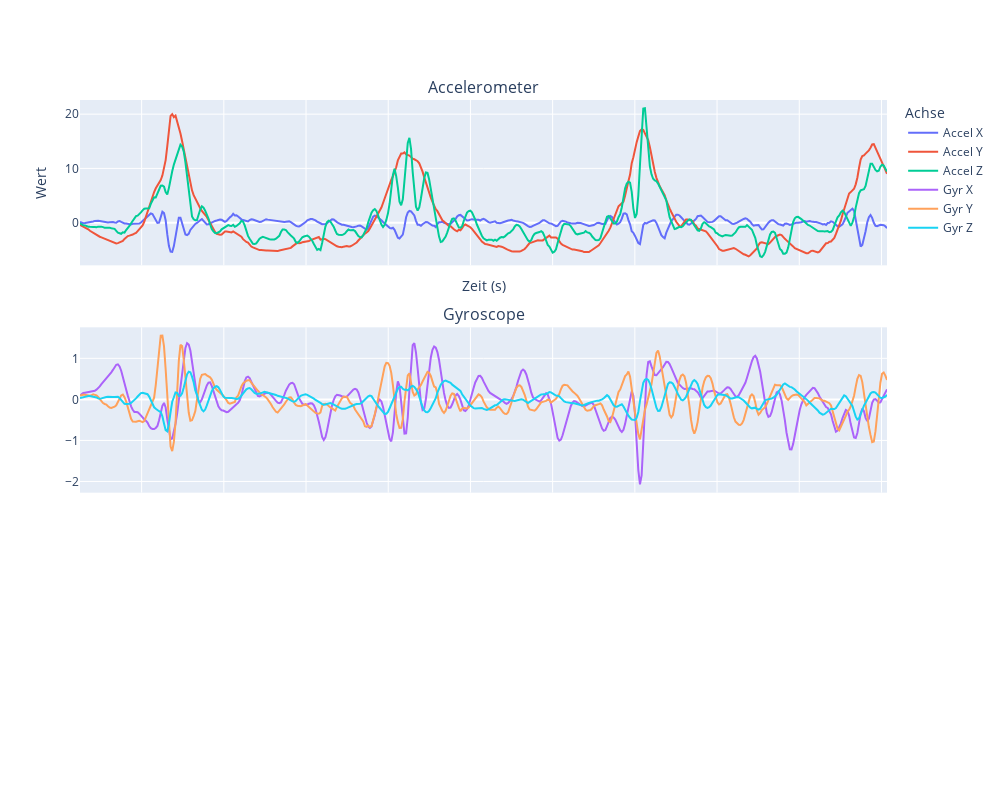

The notebook cell this image was saved under:
### Code cell
compare_acc_gyr(squat_acc,squat_gyr)

### Figure 1 — Plotly figure (JSON) as saved in the notebook; plotly's stock layout.template omitted (floating-point values rounded to 4 significant figures; data arrays with more than 128 entries replaced by an {"elided": "..."} marker saying what was removed)
{"data": [{"name": "Accel X", "type": "scatter", "x": {"elided": "491 float values"}, "y": {"elided": "491 float values"}}, {"name": "Accel Y", "type": "scatter", "x": {"elided": "491 float values"}, "y": {"elided": "491 float values"}}, {"name": "Accel Z", "type": "scatter", "x": {"elided": "491 float values"}, "y": {"elided": "491 float values"}}, {"marker": {"size": 4}, "name": "Gyr X", "type": "scatter", "x": {"elided": "491 float values"}, "xaxis": "x2", "y": {"elided": "491 float values"}, "yaxis": "y2"}, {"marker": {"size": 4}, "name": "Gyr Y", "type": "scatter", "x": {"elided": "491 float values"}, "xaxis": "x2", "y": {"elided": "491 float values"}, "yaxis": "y2"}, {"marker": {"size": 4}, "name": "Gyr Z", "type": "scatter", "x": {"elided": "491 float values"}, "xaxis": "x2", "y": {"elided": "491 float values"}, "yaxis": "y2"}], "layout": {"annotations": [{"font": {"size": 16}, "showarrow": false, "text": "Accelerometer", "x": 0.5, "xanchor": "center", "xref": "paper", "y": 1, "yanchor": "bottom", "yref": "paper"}, {"font": {"size": 16}, "showarrow": false, "text": "Gyroscope", "x": 0.5, "xanchor": "center", "xref": "paper", "y": 0.6333, "yanchor": "bottom", "yref": "paper"}], "height": 800, "legend": {"title": {"text": "Achse"}}, "width": 1000, "xaxis": {"anchor": "y", "domain": [0, 1], "matches": "x3", "showticklabels": false, "title": {"text": "Zeit (s)"}}, "xaxis2": {"anchor": "y2", "domain": [0, 1], "matches": "x3", "showticklabels": false}, "xaxis3": {"anchor": "y3", "domain": [0, 1]}, "yaxis": {"anchor": "x", "domain": [0.7333, 1], "title": {"text": "Wert"}}, "yaxis2": {"anchor": "x2", "domain": [0.3667, 0.6333]}, "yaxis3": {"anchor": "x3", "domain": [0, 0.2667]}}}
